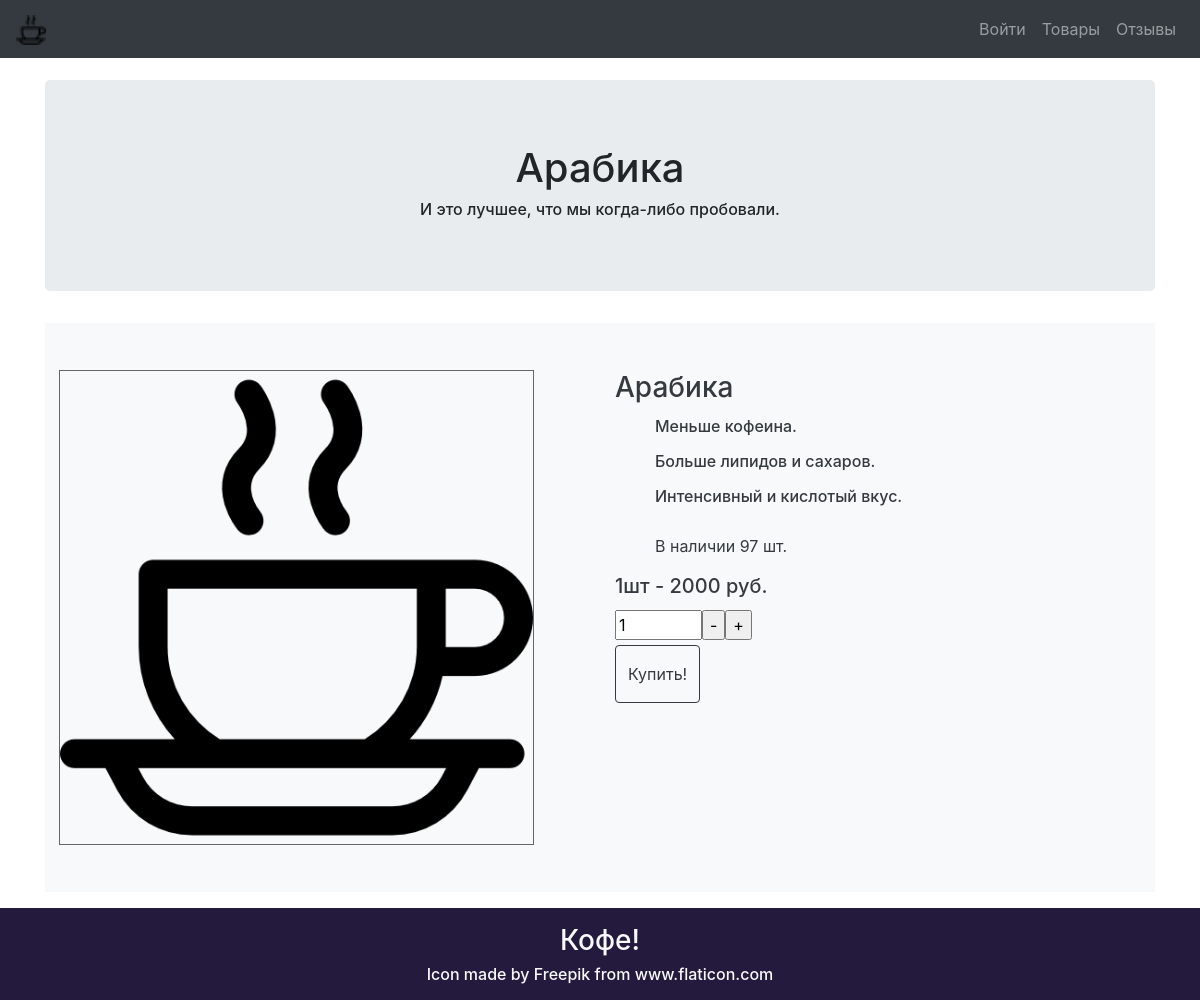
The page /products/arabica on the database its author committed.
### setup.py (models this page shows, shortened)
class Product(db.Model):
    id =                db.Column(db.Integer, primary_key=True)
    name =              db.Column(db.String(200), nullable=False)
    description =       db.Column(db.String(2000), nullable=False)
    category_id =       db.Column(db.Integer, db.ForeignKey(ProductCategory.id), nullable=False)
    price =             db.Column(db.Integer, nullable=False)
    amount =            db.Column(db.Integer, nullable=False)
    discount_rate =     db.Column(db.Integer, nullable=False)
    url =               db.Column(db.String(200), nullable=False)
    productcategory = db.relationship('ProductCategory', backref=db.backref('Product', lazy=False))

### setup.py (the view, shortened to what this page needs)
@app.route('/products/<coffee>', methods=['GET', 'POST'])
def render_coffee(coffee):
    return render_template("coffee.html", coffee=get_product_by_url(coffee))

### setup.py (called while the page is built)
def get_product_by_url(name):
    return Product.query.filter(Product.url == name).one()

### templates/coffee.html (shortened to what this page needs)
{% extends 'base.html' %}
{% block content %}
    <div class="main container" style="width: auto; display: block">
        <div class="jumbotron text-center">
            <h1>{{ coffee.name }}</h1>
            <h6>И это лучшее, что мы когда-либо пробовали.</h6>
        </div>
        <div class="container bg-light text-dark my-3 py-5">
            <div class="row">
                <div class="col-md">
                    <img width="90%" alt="Коста Рика" src="{{ url_for('static', filename='img/coffee.png') }}"  title="Коста Рика" style="outline: 1px solid #666;">
                </div>
                <div class="col-md">
                    <h3>{{ coffee.name }}</h3>
                    <ul>
                        {% for line in coffee.description.split('\n') %}
                            <li>
                                <h6 class="py-1">{{ line }}</h6>
                            </li>
                        {% endfor %}
                        <li>В наличии {{ coffee.amount }} шт.</li>
                    </ul>
                    <h5 class="pb-1">1шт - {{ coffee.price }} руб.</h5>
                    <form method="POST">
                        <div class="input-group quantity_goods" style="margin: 5px 0px 5px 0px;">
                            <input type="number" step="1" min="1" max={{ coffee.amount }} id="num_count" name="quantity" value="1" title="Qty">
                            <input type="button" value="-" id="button_minus">
                            <input type="button" value="+" id="button_plus">
                        </div>
                        <button type="submit" class="btn btn-outline-dark py-3">Купить!</button>
                    </form>
                </div>
            </div>
        </div>
    </div>
{% endblock %}

### templates/coffee.html (style rules this page uses)
.main { min-height: 90vh; height: 100% }
ul { list-style-type: none; }

### rows shown on the page
Product: name "Арабика", amount "97", price "2000"

### other values the page prints
{{ line }} "Меньше кофеина." "Больше липидов и сахаров." "Интенсивный и кислотый вкус."
